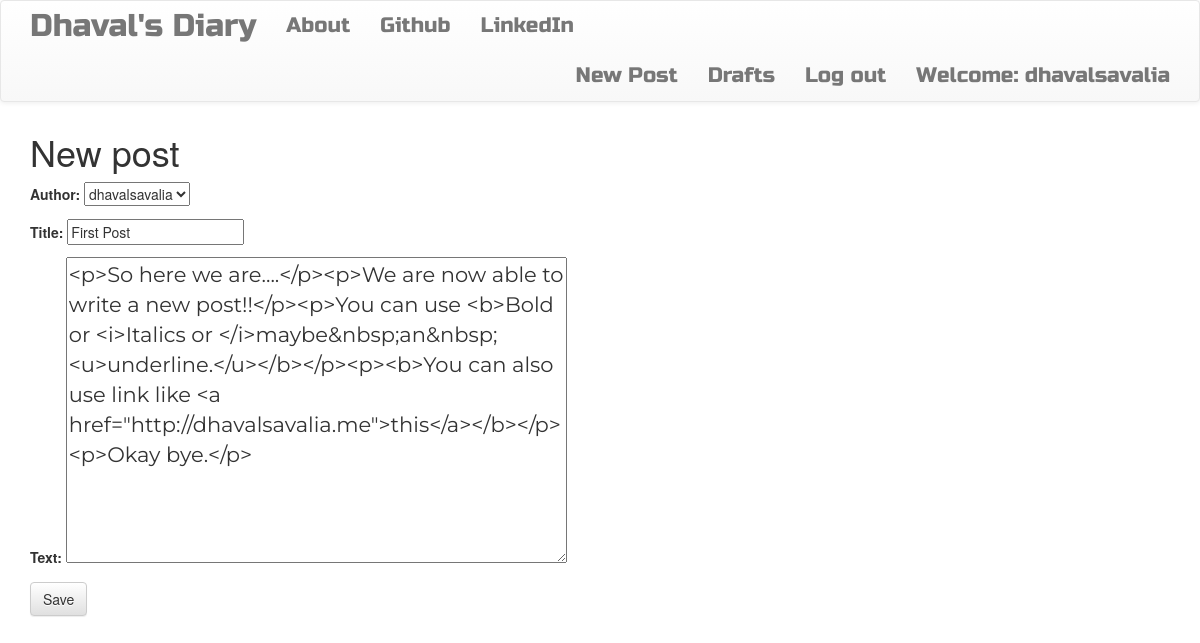
The page /post/1/edit/ (signed in) on the database its author committed.
### blog/models.py (models this page shows, shortened)
class Post(models.Model):
    author = models.ForeignKey('auth.User')
    title = models.CharField(max_length=256)
    text = models.TextField()
    create_date = models.DateTimeField(default=timezone.now())
    published_date = models.DateTimeField(blank=True, null=True)

### blog/views.py (the view)
# urls.py: url(r'^post/(?P<pk>\d+)/edit/$', views.PostUpdateView.as_view(), name='post_edit'),
class PostUpdateView(LoginRequiredMixin, UpdateView):
    login_url = '/login/'
    redirect_field_name = 'blog/post_detail.html'
    form_class = PostForm
    model = Post

### blog/forms.py
class PostForm(forms.ModelForm):
    class Meta():
        model = Post
        fields = ('author', 'title', 'text')
        widgets = {
            'title': forms.TextInput(attrs={'class': 'textinputclass'}),
            'text': forms.Textarea(attrs={'class': 'editable medium-editor-textarea postcontent'}),
        }

### blog/templates/blog/post_form.html (shortened to what this page needs)
{% extends 'blog/base.html' %}
{% block content %}
    <h1>New post</h1>
    <form method="POST" class="post-form">
    {{form.as_p}}
    <button type="submit" class="save btn btn-default">Save</button>
    </form>
{% endblock %}

### blog/templates/blog/base.html (shortened to what this page needs)
<!DOCTYPE html>
{% load staticfiles %}
<html>
    <head>
        <link rel="stylesheet" href="https://maxcdn.bootstrapcdn.com/bootstrap/3.3.7/css/bootstrap.min.css">
        <link rel="stylesheet" href="https://maxcdn.bootstrapcdn.com/bootstrap/3.3.7/css/bootstrap-theme.min.css">
        <link rel="stylesheet" href="//cdn.jsdelivr.net/medium-editor/latest/css/medium-editor.min.css" type="text/css" media="screen" charset="utf-8">
        <link rel="stylesheet" href="{% static 'css/blog.css' %}">
<body class='loader'>
  <nav class="navbar navbar-default techfont custom-navbar">
    <div class="container">
      <ul class="nav navbar-nav">
        <li><a class='navbar-brand bigbrand' href="{% url 'post_list' %}">Dhaval's Diary</a></li>
        <li><a href="{% url 'about'%}">About</a></li>
        <li><a href="https://www.github.com/DhavalSavalia">Github</a></li>
        <li><a href="https://www.linkedin.com/in/dhavalsavalia">LinkedIn</a></li>
      </ul>
      <ul class="nav navbar-nav navbar-right">
        {% if user.is_authenticated %}
        <li>
          <a href="{% url 'post_new' %}" >New Post</a>
        </li>
        <li>
          <a href="{% url 'post_draft_list' %}">Drafts</a>
        </li>
        <li>
          <a href="{% url 'logout' %}" >Log out</a>
        </li>
        <li>
          <a >Welcome: {{ user.username }}</a>
        </li>
          {% else %}
          <li><a class='nav navbar-right' href="{% url 'login' %}" ><span class="glyphicon glyphicon-user"></span></a></li>
        {% endif %}
      </ul>
  </div>
</nav>
        <div class="content container">
            <div class="row">
                <div class="col-md-8">
                  <div class="blog_posts">
                    {% block content %}
                    {% endblock %}
                  </div>
                </div>
            </div>
        </div>
</body>
</html>

### blog/static/css/blog.css (style rules this page uses)
.techfont { font-family: 'Russo One', sans-serif; font-size: 1.5em; margin-bottom: 10px; }
.postcontent { font-family: 'Montserrat'; font-size: 1.5em; }
.bigbrand { font-size: 1.5em; }
.loader { filter:hue-rotate(0deg); color: linear-gradient(45deg,#0f8,#08f); animation:hue 5000ms infinite linear; }

### rows shown on the page
Post: author "dhavalsavalia", title "First Post", text "<p>So here we are....</p><p>We are now able to write a new post!!</p><p>You can use <b>Bold or <i>Italics or </i>maybe&nbsp;an&nbsp;<u>underline.</u></b></p><p><b>You can also use link like <a href=\"http://dhavalsavalia.me\">this</a></b></p><p>Okay bye.</p>"

### other values the page prints
{{ user.username }} "dhavalsavalia"
